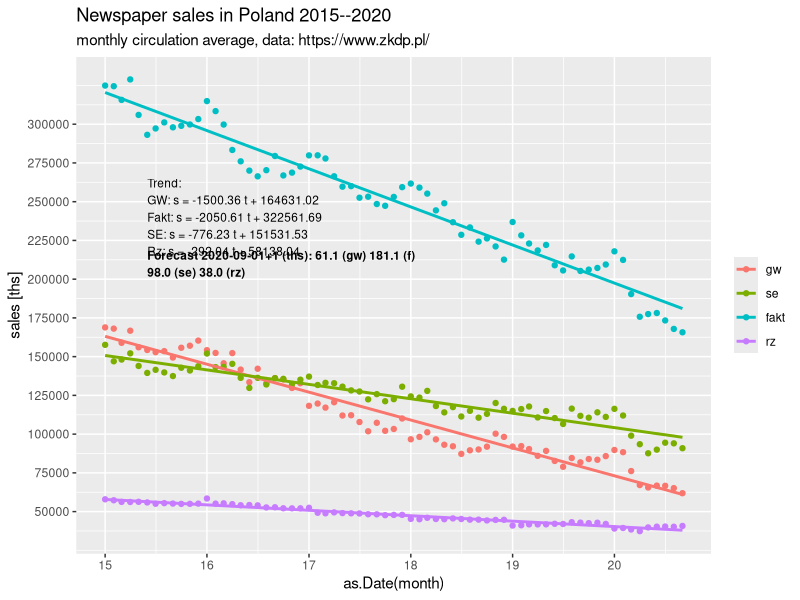
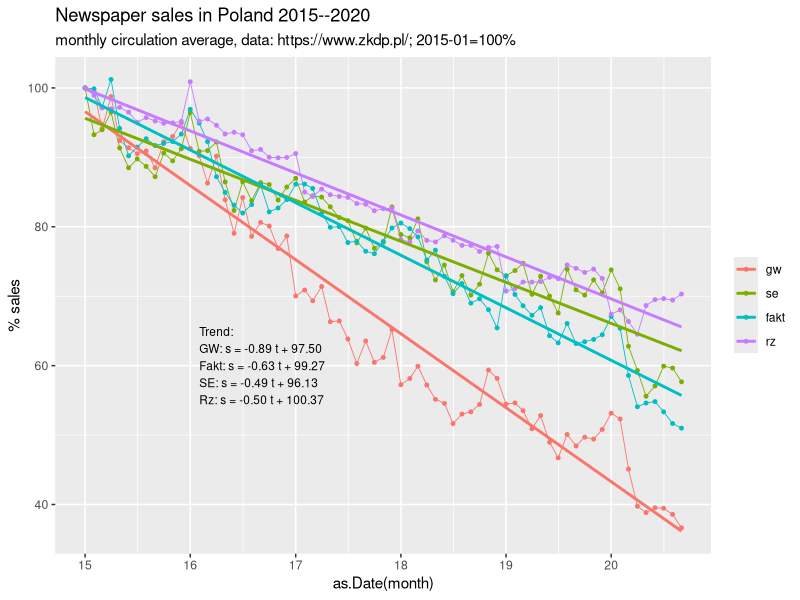

Recreate these plots in R, in order.
library("ggplot2")
library("reshape2")
library("dplyr")
library("scales")

normalize <- function(x) { return (x /x[1] * 100 )  }
dg <- read.csv("newspaper_sales_EF.csv", sep = ';', header=T, na.string="NA");
fperiod  <- nrow(dg)
lastm <- last(dg$month)

### sales in ths ###############################################################
df <- dg

seq = c (1:nrow(df))

seq

fperiod

# str(df)
meltdf <- melt(df,id="month")


df["trend"] <- seq
trendL.gw <- lm(data=df, gw ~ trend )
trendL.fakt <- lm(data=df, fakt ~ trend )
trendL.se <- lm(data=df, se ~ trend )
trendL.rz <- lm(data=df, rz ~ trend )

summary(trendL.gw)
summary(trendL.fakt)
summary(trendL.se)
summary(trendL.rz)

trendcoeffs.gw <- coef(trendL.gw);
trendcoeffs.fakt <- coef(trendL.fakt);
trendcoeffs.se <- coef(trendL.se);
trendcoeffs.rz <- coef(trendL.rz);

str(meltdf)
#> str(meltdf)
#'data.frame':   208 obs. of  3 variables:
# $ month   : Factor w/ 52 levels "2015-01-01","2015-02-01",..: 1 2 3 4 5 6 7 8 9 10 ...
# $ variable: Factor w/ 4 levels "gw","se","fakt",..: 1 1 1 1 1 1 1 1 1 1 ...
# $ value   : int  168859 168077 158924 166740 156043 154296 152873 153541 149416 155735 ...
## prognoza 1/2020
forecast.gw   <- trendcoeffs.gw[2]   * fperiod + trendcoeffs.gw[1]
forecast.fakt <- trendcoeffs.fakt[2] * fperiod + trendcoeffs.fakt[1]
forecast.se   <- trendcoeffs.se[2]   * fperiod + trendcoeffs.se[1]
forecast.rz   <- trendcoeffs.rz[2]   * fperiod + trendcoeffs.rz[1]

label.gw   <- sprintf("GW: s = %.2f t + %.2f", trendcoeffs.gw[2], trendcoeffs.gw[1] )
label.fakt <- sprintf("Fakt: s = %.2f t + %.2f", trendcoeffs.fakt[2], trendcoeffs.fakt[1] )
label.se   <- sprintf("SE: s = %.2f t + %.2f", trendcoeffs.se[2], trendcoeffs.se[1] )
label.rz   <- sprintf("Rz: s = %.2f t + %.2f", trendcoeffs.rz[2], trendcoeffs.rz[1] )

xpx <- as.Date("2015-06-01")

pM <- ggplot(meltdf, aes(x=as.Date(month), y=value, colour=variable, group=variable)) +
  geom_point() +
  ylab(label="sales [ths]") +
  theme(legend.title=element_blank()) +
  stat_smooth(method = "lm", se=F) +
  ##
  ggtitle('Newspaper sales in Poland 2015--2020', subtitle='monthly circulation average, data: https://www.zkdp.pl/') +
  annotate("text", x = xpx, y = 240000, label = sprintf("Trend:\n%s\n%s\n%s\n%s", 
  label.gw, label.fakt, label.se, label.rz), size=3, hjust = 0) +
  scale_y_continuous(breaks=c(50000,75000,100000,125000,150000,175000,200000,225000,250000,275000,300000)) +
  scale_x_date( labels = date_format("%y"), breaks = "1 year") +
  annotate("text", x = xpx, y = 210000, label = sprintf("Forecast %s+1 (ths): %.1f (gw) %.1f (f)\n%.1f (se) %.1f (rz)", lastm,
  forecast.gw/1000, forecast.fakt/1000, forecast.se/1000, forecast.rz/1000 ), size=3, hjust = 0, fontface = "bold")
  ##
  # scale_x_discrete (breaks=c("2015-01-01", "2015-07-01",
  #    "2016-01-01", "2016-07-01", "2017-01-01", "2017-07-01", "2018-01-01", "2018-07-01", "2019-01-01", "2019-07-01" ),
  # labels=c("2015-01", "2015-07", "2016-01", "2016-07", "2017-01", "2017-07", "2018-01", "2018-07", "2019-01", "2019-07")  )

# https://stackoverflow.com/questions/10085806/extracting-specific-columns-from-a-data-frame

obs <- df[,c("month")]

### sales in %%% ###############################################################

dfN <- as.data.frame(lapply(dg[-1], normalize))
seq = c (1:nrow(dfN))

# https://stackoverflow.com/questions/10150579/adding-a-column-to-a-data-frame
dfN["month"] <- obs

str(dfN)

dfN

meltdf <- melt(dfN,id="month")

# Trend liniowy
# http://t-redactyl.io/blog/2016/05/creating-plots-in-r-using-ggplot2-part-11-linear-regression-plots.html

# http://r-statistics.co/Time-Series-Analysis-With-R.html
dfN["trend"] <- seq

trendL.gw <- lm(data=dfN, gw ~ trend )
trendL.fakt <- lm(data=dfN, fakt ~ trend )
trendL.se <- lm(data=dfN, se ~ trend )
trendL.rz <- lm(data=dfN, rz ~ trend )

summary(trendL.gw)
summary(trendL.fakt)
summary(trendL.se)
summary(trendL.rz)

trendcoeffs.gw <- coef(trendL.gw);
trendcoeffs.fakt <- coef(trendL.fakt);
trendcoeffs.se <- coef(trendL.se);
trendcoeffs.rz <- coef(trendL.rz);

label.gw   <- sprintf("GW: s = %.2f t + %.2f", trendcoeffs.gw[2], trendcoeffs.gw[1] )
label.fakt <- sprintf("Fakt: s = %.2f t + %.2f", trendcoeffs.fakt[2], trendcoeffs.fakt[1] )
label.se   <- sprintf("SE: s = %.2f t + %.2f", trendcoeffs.se[2], trendcoeffs.se[1] )
label.rz   <- sprintf("Rz: s = %.2f t + %.2f", trendcoeffs.rz[2], trendcoeffs.rz[1] )

# https://www.r-bloggers.com/what-is-a-linear-trend-by-the-way/
xpx <- as.Date("2016-02-01")

pN <- ggplot(meltdf,
 aes(x=as.Date(month), y=value, colour=variable, group=variable)) + 
 geom_line(size=.3) +
 geom_point(size=1) +
 ylab(label="% sales") +
 theme(legend.title=element_blank()) +
 ggtitle('Newspaper sales in Poland 2015--2020', subtitle='monthly circulation average, data: https://www.zkdp.pl/; 2015-01=100%') +
 stat_smooth(method = "lm", se=F) +
annotate("text", x = xpx, y = 60, label = sprintf("Trend:\n%s\n%s\n%s\n%s", 
   label.gw, label.fakt, label.se, label.rz), size=3, hjust = 0) +
  scale_x_date( labels = date_format("%y"), breaks = "1 year")

ggsave(plot=pM, "sales4_1.png")
ggsave(plot=pN, "sales4_2.png")
